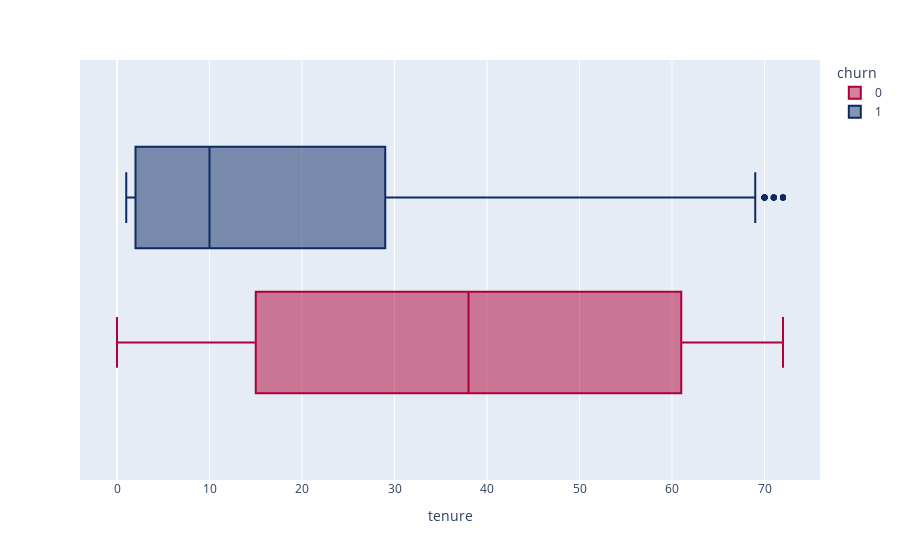

Write notebook code for a chart like this one.
### Code cell
px.box(data_frame=df,x="tenure",color="churn",color_discrete_sequence=px.colors.qualitative.Dark24_r)

### Figure 1 — Plotly figure (JSON) as saved in the notebook; plotly's stock layout.template omitted (floating-point values rounded to 4 significant figures; data arrays with more than 128 entries replaced by an {"elided": "..."} marker saying what was removed)
{"data": [{"alignmentgroup": "True", "hovertemplate": "churn=0<br>tenure=%{x}<extra></extra>", "legendgroup": "0", "marker": {"color": "#AF0038"}, "name": "0", "notched": false, "offsetgroup": "0", "orientation": "h", "showlegend": true, "type": "box", "x": {"elided": "5164 int values"}, "x0": " ", "xaxis": "x", "y0": " ", "yaxis": "y"}, {"alignmentgroup": "True", "hovertemplate": "churn=1<br>tenure=%{x}<extra></extra>", "legendgroup": "1", "marker": {"color": "#0D2A63"}, "name": "1", "notched": false, "offsetgroup": "1", "orientation": "h", "showlegend": true, "type": "box", "x": {"elided": "1857 int values"}, "x0": " ", "xaxis": "x", "y0": " ", "yaxis": "y"}], "layout": {"boxmode": "group", "legend": {"title": {"text": "churn"}, "tracegroupgap": 0}, "margin": {"t": 60}, "xaxis": {"anchor": "y", "domain": [0, 1], "title": {"text": "tenure"}}, "yaxis": {"anchor": "x", "domain": [0, 1]}}}
